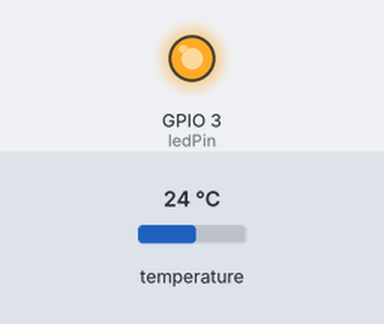
This sketch was run on a simulated ESP32. Shown: output pins drawn as LEDs (lit = HIGH). The test bench sets the inputs (shaded band); at power-on: temperature 24 °C. What the sketch prints to the serial monitor is not drawn.

Above: at 0.2 s.
Timing chart, 0 to 1.7 s (numbered marks = the images above):
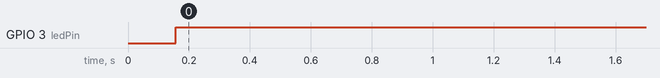

The sketch:

tempSensor.ino
```cpp
/*********************************************************************
  Este é um exemplo para ler a temperatura do sensor DS18B20 e
  exibir o resultado no Serial Monitor do Arduino IDE.

  A temperatura é exibida em °C e °F.

  Gadget Reboot

*********************************************************************/

#include <Wire.h>
#include <OneWire.h>
#include <DallasTemperature.h>

#define ONE_WIRE_BUS 7               // O fio de dados do DS18B20 está conectado ao pino 7

DeviceAddress thermometerAddress;     // array customizado para armazenar o endereço de 64 bits do dispositivo

OneWire oneWire(ONE_WIRE_BUS);          // cria uma instância oneWire para comunicação com o sensor de temperatura
DallasTemperature tempSensor(&oneWire); // passa a referência oneWire para o DallasTemperature

int ledPin = 3;

void setup() {
  pinMode(ledPin, OUTPUT);
  Serial.begin(9600);

  Serial.println("Teste do IC de Temperatura DS18B20");
  Serial.println("Localizando dispositivos...");
  tempSensor.begin(); // inicializa o sensor de temperatura

  if (!tempSensor.getAddress(thermometerAddress, 0))
    Serial.println("Dispositivo não encontrado.");
  else {
    Serial.print("Endereço do dispositivo 0: ");
    printAddress(thermometerAddress);
    Serial.println();
  }

  tempSensor.setResolution(thermometerAddress, 9); // define a resolução da medição (9-12 bits)
}

void loop() {
  // Solicita a medição de temperatura
  tempSensor.requestTemperatures();
  float temperature = tempSensor.getTempC(thermometerAddress);

  // Exibe a temperatura no Serial Monitor
  displayTemp(temperature);

  // Acende o LED se a temperatura for maior que 20°C, caso contrário, apaga o LED
  if (temperature > 21) {
    digitalWrite(ledPin, HIGH);
  } else {
    digitalWrite(ledPin, LOW);
  }

  delay(500); // atualiza a cada meio segundo
}

void displayTemp(float temperatureReading) {
  // Exibe a temperatura em °C
  Serial.print(temperatureReading);
  Serial.print("°C  ");

  // Exibe a temperatura em °F
  Serial.print(DallasTemperature::toFahrenheit(temperatureReading));
  Serial.print("°F");
  Serial.println();
}

// Função para imprimir o endereço do dispositivo
void printAddress(DeviceAddress deviceAddress) {
  for (uint8_t i = 0; i < 8; i++) {
    if (deviceAddress[i] < 16) Serial.print("0");
    Serial.print(deviceAddress[i], HEX);
  }
}
```

regar.cpp
```cpp
#define SENSOR_UMIDADE 34  // Pino analógico do sensor de umidade
#define RELE_BOMBA 26      // Pino digital do relé


#define LIMIAR_UMIDADE 1000

void setup() {
    Serial.begin(115200);
    pinMode(RELE_BOMBA, OUTPUT);
    digitalWrite(RELE_BOMBA, HIGH);  // Desliga a bomba no início
}

void loop() {
    int umidade = analogRead(SENSOR_UMIDADE);
    Serial.print("Umidade do solo: ");
    Serial.println(umidade);

    if (umidade > LIMIAR_UMIDADE) {  // Se o solo estiver seco
        Serial.println("Solo seco! Ligando bomba...");
        digitalWrite(RELE_BOMBA, LOW);  // Ativa o relé (liga a bomba)
    } else {
        Serial.println("Solo úmido! Desligando bomba...");
        digitalWrite(RELE_BOMBA, HIGH); // Desativa o relé (desliga a bomba)
    }

    delay(5000);
}
```

Measured:
- by itself, GPIO 3 (ledPin): LOW → HIGH at 0.16 s
